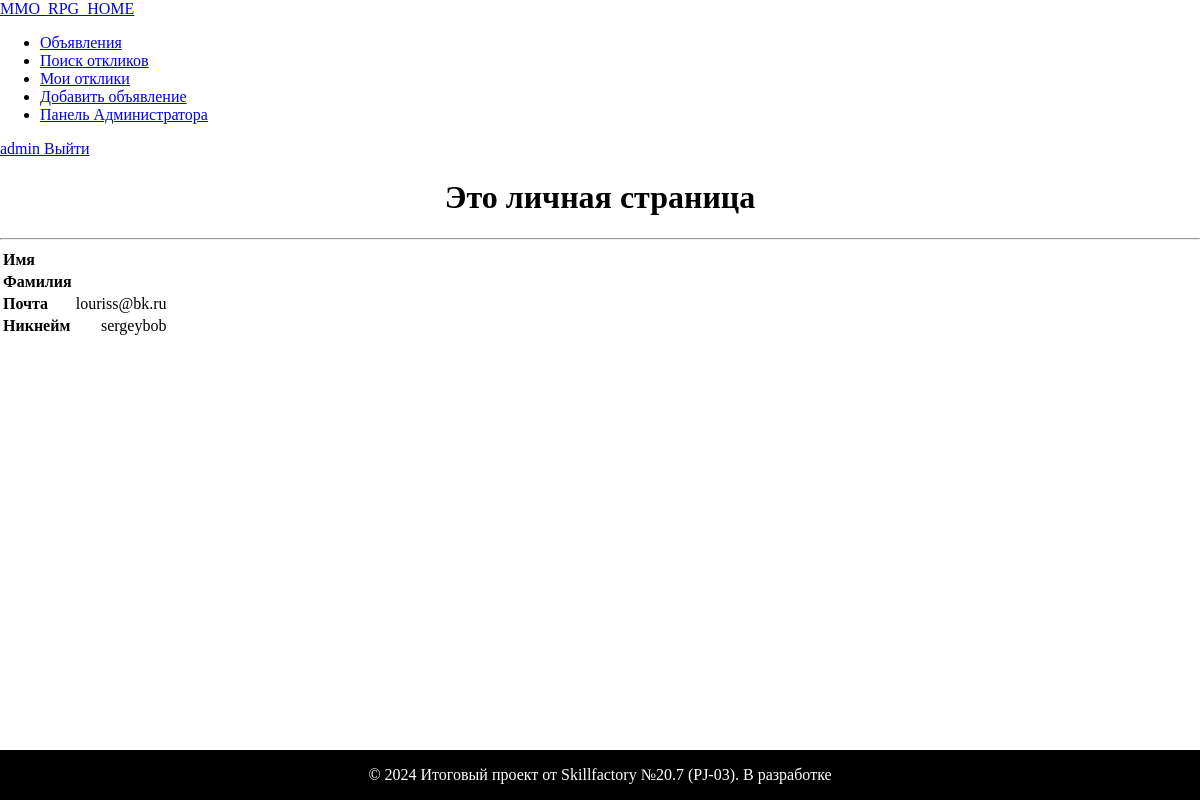
The app's page /account/3/ (signed in) with its own data.
### mmonews/models.py (models this page shows)
class User(AbstractUser):
    code = models.CharField(max_length=15, blank=True, null=True)

### mmonews/views.py (the view)
# urls.py: path('account/<int:pk>/', PersonalAccountView.as_view(), name='personal_account'),
class PersonalAccountView(LoginRequiredMixin, ListView):
    model = User
    template_name = 'account/personal_account.html'
    context_object_name = 'user'
    def get_context_data(self, **kwargs):
        context = super().get_context_data(**kwargs)
        user_id = self.kwargs['pk']
        context['user'] = User.objects.get(id=user_id)
        return context

### mmonews/current_time.py (called while the page is built)
def get_current_time(request):
    return {'current_time': datetime.now()}

### templates/account/personal_account.html (shortened to what this page needs)
{% extends 'flatpages/default.html' %}
{% block content %}
    <div style="text-align: center;">
        <h1>Это личная страница</h1>
    </div>
    <hr>
        <table>
            <tr>
                <th style="text-align: left;">Имя</th>
                <td style="text-align: right;">{{user.first_name}}</td>
            </tr>
            <tr>
                <th style="text-align: left;">Фамилия</th>
                <td style="text-align: right;">{{user.last_name}}</td>
            </tr>
            <tr>
                <th style="text-align: left;">Почта</th>
                <td style="text-align: right;">{{user.email}}</td>
            </tr>
            <tr>
                <th style="text-align: left;">Никнейм</th>
                <td style="text-align: right;">{{user.username}}</td>
            </tr>
        </table>
{% endblock content %}

### templates/flatpages/default.html (shortened to what this page needs)
<!DOCTYPE html>
{% load i18n %}
{% load tz %}
<html lang="en">
<head>
    {% load static %}
    <link href="{% static 'css/styles.css' %}" rel="stylesheet"/>
    <link rel="stylesheet" href="https://cdn.jsdelivr.net/npm/bootstrap-icons@1.11.2/font/bootstrap-icons.min.css">
    {% include 'flatpages/current_time.html' %}
</head>
<body>
<header class="p-3 text-bg-dark">
    <div class="container">
        <nav class="d-flex flex-wrap align-items-center justify-content-center justify-content-lg-start">
            <nav class="navbar bg-body-tertiary">
                <div class="container-fluid">
                    <a class="navbar-brand text-white text-start ms-0" href="/">
                        MMO_RPG_HOME
                    </a>
                </div>
            </nav>
            <ul class="nav col-12 col-lg-auto me-lg-auto mb-2 justify-content-center mb-md-0 text-center">
                <li><a href="/posts/" class="nav-link px-2 text-white">Объявления</a></li>
                <li><a href="/search_response/" class="nav-link px-2 text-white">Поиск откликов</a></li>
                <li><a href="/search_my_response/" class="nav-link px-2 text-white">Мои отклики</a></li>
                <li><a href="/create/" class="nav-link px-2 text-white">Добавить объявление</a></li>
                <li><a href="/admin/" class="nav-link px-2 text-white">Панель Администратора</a></li>
            </ul>
            <div class="text-end d-flex align-items-center">
                {% if request.user.username %}
                <a href="{% url 'personal_account' pk=request.user.id %}"
                   class="link-body-emphasis text-decoration-none show me-2 text-white"
                   data-bs-toggle="dropdown" aria-expanded="true">
                    {{ request.user.username }}
                </a>
                <a href="/accounts/logout/" class="btn btn-warning me-2">Выйти</a>
                {% else %}
                <a href="/accounts/login/" class="btn btn-outline-light me-2">Войти</a>
                <a href="/accounts/signup/" class="btn btn-warning">Регистрация</a>
                {% endif %}
            </div>
        </nav>
    </div>
</header>
<div class="container">
    <div class="row">
        <div class="col-lg-12">
            {% block content %}
            {% endblock content %}
        </div>
    </div>
</div>
{% include 'flatpages/back_to_top.html' %}
{% include 'flatpages/footer.html' %}
</body>
</html>

### records on screen
User: user.username "admin"
User: email "louriss@bk.ru", username "sergeybob"
